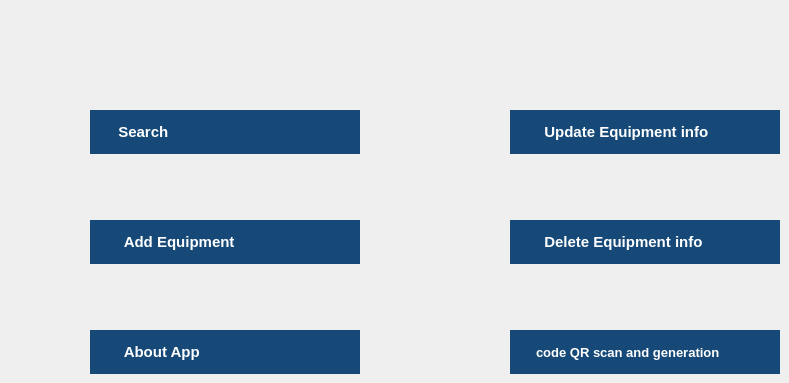
    <widget class="QWidget" name="Home">
     <widget class="QPushButton" name="searchButton">
      <property name="geometry">
       <rect>
        <x>90</x>
        <y>110</y>
        <width>270</width>
        <height>44</height>
       </rect>
      </property>
      <property name="font">
       <font>
        <pointsize>11</pointsize>
        <bold>true</bold>
       </font>
      </property>
      <property name="styleSheet">
       <string notr="true">#searchButton
{
	text-align:left;
	padding-left:20px;
	border:none;
	color:white;	
	background:#333333;
	background-color: #164978;
    font-weight: bold;

}
#searchButton:hover
{
	text-align:left;
	padding-left:26px;	
	border:none;	
	color:white;	
	background:#333333;
    font-weight: bold;
}</string>
      </property>
      <property name="text">
       <string>  Search</string>
      </property>
      <property name="iconSize">
       <size>
        <width>32</width>
        <height>32</height>
       </size>
      </property>
     </widget>
     <widget class="QPushButton" name="updateEquipButton">
      <property name="geometry">
       <rect>
        <x>510</x>
        <y>110</y>
        <width>270</width>
        <height>44</height>
       </rect>
      </property>
      <property name="font">
       <font>
        <pointsize>11</pointsize>
        <bold>true</bold>
       </font>
      </property>
      <property name="styleSheet">
       <string notr="true">#updateEquipButton
{
	text-align:left;
	padding-left:26px;
	border:none;	
	color:white;	
	background:#1F1F1F;
    font-weight: bold;
	background-color: #164978;
}
#updateEquipButton:hover
{
	text-align:left;
	padding-left:26px;	
	border:none;	
	color:white;	
	background:#333333;
    font-weight: bold;
}</string>
      </property>
      <property name="text">
       <string>  Update Equipment info</string>
      </property>
      <property name="iconSize">
       <size>
        <width>32</width>
        <height>32</height>
       </size>
      </property>
     </widget>
     <widget class="QPushButton" name="addEquipButton">
      <property name="geometry">
       <rect>
        <x>90</x>
        <y>220</y>
        <width>270</width>
        <height>44</height>
       </rect>
      </property>
      <property name="font">
       <font>
        <pointsize>11</pointsize>
        <bold>true</bold>
       </font>
      </property>
      <property name="styleSheet">
       <string notr="true">#addEquipButton
{
	text-align:left;
	padding-left:26px;
	border:none;	
	color:white;	
	background:#1F1F1F;
    font-weight: bold;
	background-color:  #164978;
}
#addEquipButton:hover
{
	text-align:left;
	padding-left:26px;
	border:none;	
	color:white;	
	background:#333;
}</string>
      </property>
      <property name="text">
       <string>  Add Equipment</string>
      </property>
      <property name="iconSize">
       <size>
        <width>32</width>
        <height>32</height>
       </size>
      </property>
     </widget>
     <widget class="QPushButton" name="deleteEquipButton">
      <property name="geometry">
       <rect>
        <x>510</x>
        <y>220</y>
        <width>270</width>
        <height>44</height>
       </rect>
      </property>
      <property name="font">
       <font>
        <pointsize>11</pointsize>
        <bold>true</bold>
       </font>
      </property>
      <property name="styleSheet">
       <string notr="true">#deleteEquipButton
{
	text-align:left;
	padding-left:26px;
	border:none;	
	color:white;	
	background:#1F1F1F;
    font-weight: bold;
	background-color:  #164978;
}
#deleteEquipButton:hover
{
	text-align:left;
	padding-left:26px;
	border:none;	
	color:white;	
	background:#333;
    font-weight: bold;
}</string>
      </property>
      <property name="text">
       <string>  Delete Equipment info</string>
      </property>
      <property name="iconSize">
       <size>
        <width>32</width>
        <height>32</height>
       </size>
      </property>
     </widget>
     <widget class="QPushButton" name="aboutButton">
      <property name="geometry">
       <rect>
        <x>90</x>
        <y>330</y>
        <width>270</width>
        <height>44</height>
       </rect>
      </property>
      <property name="font">
       <font>
        <pointsize>11</pointsize>
        <bold>true</bold>
       </font>
      </property>
      <property name="styleSheet">
       <string notr="true">#aboutButton
{
	text-align:left;
	padding-left:26px;
	border:none;	
	color:white;	
	background:#164978;
    font-weight: bold;
}
#aboutButton:hover
{
	text-align:left;
	padding-left:26px;	
	border:none;	
	color:white;	
	background:#333333;
}</string>
      </property>
      <property name="text">
       <string>  About App</string>
      </property>
      <property name="icon">
       <iconset>
        <normaloff>:/Images/icons8_Money_50px_1.png</normaloff>:/Images/icons8_Money_50px_1.png</iconset>
      </property>
      <property name="iconSize">
       <size>
        <width>32</width>
        <height>32</height>
       </size>
      </property>
     </widget>
     <widget class="QPushButton" name="QR">
      <property name="geometry">
       <rect>
        <x>510</x>
        <y>330</y>
        <width>270</width>
        <height>44</height>
       </rect>
      </property>
      <property name="font">
       <font>
        <pointsize>10</pointsize>
        <bold>true</bold>
       </font>
      </property>
      <property name="styleSheet">
       <string notr="true">#QR
{
	text-align:left;
	padding-left:26px;
	border:none;	
	color:white;	
	background:#164978;
    font-weight: bold;
}
#QR:hover
{
	text-align:left;
	padding-left:26px;	
	border:none;	
	color:white;	
	background:#333333;
}</string>
      </property>
      <property name="text">
       <string>code QR scan and generation</string>
      </property>
      <property name="icon">
       <iconset>
        <normaloff>:/Images/icons8_Money_50px_1.png</normaloff>:/Images/icons8_Money_50px_1.png</iconset>
      </property>
      <property name="iconSize">
       <size>
        <width>32</width>
        <height>32</height>
       </size>
      </property>
     </widget>
    </widget>
